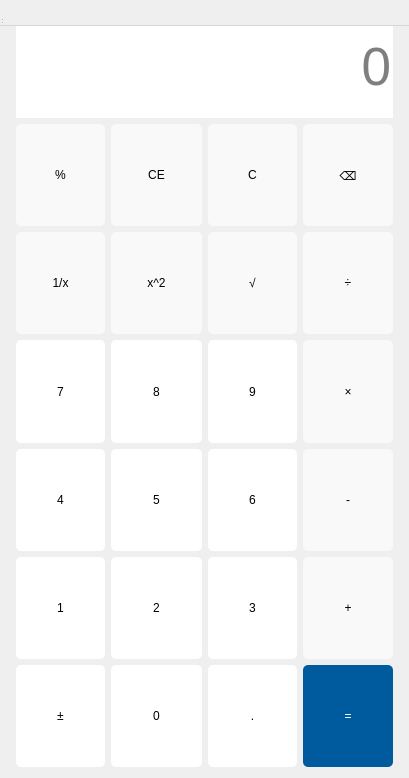
<?xml version="1.0" encoding="UTF-8"?>
<ui version="4.0">
 <class>StandardCalculator</class>
 <widget class="QWidget" name="StandardCalculator">
  <property name="geometry">
   <rect>
    <x>0</x>
    <y>0</y>
    <width>409</width>
    <height>778</height>
   </rect>
  </property>
  <property name="windowTitle">
   <string>Form</string>
  </property>
  <property name="styleSheet">
   <string notr="true">QPushButton{
	font: 16pt &quot;Arial&quot;;
	border-radius:5px
}
QPushButton:hover{
	font: 20pt &quot;Arial&quot;;
}</string>
  </property>
  <layout class="QGridLayout" name="gridLayout_4">
   <item row="0" column="0">
    <layout class="QGridLayout" name="gridLayout">
     <property name="leftMargin">
      <number>5</number>
     </property>
     <property name="topMargin">
      <number>5</number>
     </property>
     <property name="rightMargin">
      <number>5</number>
     </property>
     <property name="bottomMargin">
      <number>0</number>
     </property>
     <item row="0" column="0">
      <layout class="QGridLayout" name="gridLayout_2">
       <property name="sizeConstraint">
        <enum>QLayout::SetDefaultConstraint</enum>
       </property>
       <item row="2" column="0">
        <widget class="QPushButton" name="btnInverse">
         <property name="sizePolicy">
          <sizepolicy hsizetype="Preferred" vsizetype="Preferred">
           <horstretch>0</horstretch>
           <verstretch>0</verstretch>
          </sizepolicy>
         </property>
         <property name="styleSheet">
          <string notr="true">QPushButton:hover{
	background-color: rgb(246, 246, 246);
}
QPushButton:!hover{
	background-color:rgb(249, 249, 249);
	font: 12pt &quot;Arial&quot;;
}</string>
         </property>
         <property name="text">
          <string>1/x</string>
         </property>
         <property name="default">
          <bool>false</bool>
         </property>
         <property name="flat">
          <bool>false</bool>
         </property>
        </widget>
       </item>
       <item row="6" column="1">
        <widget class="QPushButton" name="btnNum0">
         <property name="sizePolicy">
          <sizepolicy hsizetype="Preferred" vsizetype="Preferred">
           <horstretch>0</horstretch>
           <verstretch>0</verstretch>
          </sizepolicy>
         </property>
         <property name="styleSheet">
          <string notr="true">QPushButton:hover{
	background-color: rgb(252, 252, 252);
}
QPushButton:!hover{
	background-color:rgb(255, 255, 255);
}</string>
         </property>
         <property name="text">
          <string>0</string>
         </property>
         <property name="default">
          <bool>false</bool>
         </property>
         <property name="flat">
          <bool>false</bool>
         </property>
        </widget>
       </item>
       <item row="4" column="2">
        <widget class="QPushButton" name="btnNum6">
         <property name="sizePolicy">
          <sizepolicy hsizetype="Preferred" vsizetype="Preferred">
           <horstretch>0</horstretch>
           <verstretch>0</verstretch>
          </sizepolicy>
         </property>
         <property name="styleSheet">
          <string notr="true">QPushButton:hover{
	background-color: rgb(252, 252, 252);
}
QPushButton:!hover{
	background-color:rgb(255, 255, 255);
}</string>
         </property>
         <property name="text">
          <string>6</string>
         </property>
         <property name="default">
          <bool>false</bool>
         </property>
         <property name="flat">
          <bool>false</bool>
         </property>
        </widget>
       </item>
       <item row="3" column="2">
        <widget class="QPushButton" name="btnNum9">
         <property name="sizePolicy">
          <sizepolicy hsizetype="Preferred" vsizetype="Preferred">
           <horstretch>0</horstretch>
           <verstretch>0</verstretch>
          </sizepolicy>
         </property>
         <property name="styleSheet">
          <string notr="true">QPushButton:hover{
	background-color: rgb(252, 252, 252);
}
QPushButton:!hover{
	background-color:rgb(255, 255, 255);
}</string>
         </property>
         <property name="text">
          <string>9</string>
         </property>
         <property name="default">
          <bool>false</bool>
         </property>
         <property name="flat">
          <bool>false</bool>
         </property>
        </widget>
       </item>
       <item row="0" column="0" colspan="4">
        <widget class="QLineEdit" name="display">
         <property name="sizePolicy">
          <sizepolicy hsizetype="Preferred" vsizetype="Preferred">
           <horstretch>0</horstretch>
           <verstretch>0</verstretch>
          </sizepolicy>
         </property>
         <property name="minimumSize">
          <size>
           <width>0</width>
           <height>50</height>
          </size>
         </property>
         <property name="font">
          <font>
           <family>Arial</family>
           <pointsize>40</pointsize>
           <weight>50</weight>
           <italic>false</italic>
           <bold>false</bold>
          </font>
         </property>
         <property name="styleSheet">
          <string notr="true">font-size:40pt 
</string>
         </property>
         <property name="frame">
          <bool>false</bool>
         </property>
         <property name="alignment">
          <set>Qt::AlignRight|Qt::AlignTrailing|Qt::AlignVCenter</set>
         </property>
         <property name="placeholderText">
          <string>0</string>
         </property>
        </widget>
       </item>
       <item row="6" column="3">
        <widget class="QPushButton" name="btnEqual">
         <property name="sizePolicy">
          <sizepolicy hsizetype="Preferred" vsizetype="Preferred">
           <horstretch>0</horstretch>
           <verstretch>0</verstretch>
          </sizepolicy>
         </property>
         <property name="styleSheet">
          <string notr="true">QPushButton:hover{
	background-color: rgb(25, 106, 167);
	font: 30pt &quot;Arial&quot;;
}
QPushButton:!hover{
	background-color:rgb(0, 90, 158);
	color:rgb(255,255,255);
	font: 25pt &quot;Arial&quot;;
}</string>
         </property>
         <property name="text">
          <string>=</string>
         </property>
         <property name="checkable">
          <bool>false</bool>
         </property>
         <property name="autoDefault">
          <bool>false</bool>
         </property>
         <property name="default">
          <bool>false</bool>
         </property>
         <property name="flat">
          <bool>false</bool>
         </property>
        </widget>
       </item>
       <item row="1" column="2">
        <widget class="QPushButton" name="btnClearAll">
         <property name="sizePolicy">
          <sizepolicy hsizetype="Preferred" vsizetype="Preferred">
           <horstretch>0</horstretch>
           <verstretch>0</verstretch>
          </sizepolicy>
         </property>
         <property name="styleSheet">
          <string notr="true">QPushButton:hover{
	background-color: rgb(246, 246, 246);
}
QPushButton:!hover{
	background-color:rgb(249, 249, 249);
	font: 12pt &quot;Arial&quot;;
}</string>
         </property>
         <property name="text">
          <string>C</string>
         </property>
         <property name="default">
          <bool>false</bool>
         </property>
         <property name="flat">
          <bool>false</bool>
         </property>
        </widget>
       </item>
       <item row="6" column="0">
        <widget class="QPushButton" name="btnSign">
         <property name="sizePolicy">
          <sizepolicy hsizetype="Preferred" vsizetype="Preferred">
           <horstretch>0</horstretch>
           <verstretch>0</verstretch>
          </sizepolicy>
         </property>
         <property name="styleSheet">
          <string notr="true">QPushButton:hover{
	background-color: rgb(252, 252, 252);
}
QPushButton:!hover{
	background-color:rgb(255, 255, 255);
}</string>
         </property>
         <property name="text">
          <string>±</string>
         </property>
         <property name="default">
          <bool>false</bool>
         </property>
         <property name="flat">
          <bool>false</bool>
         </property>
        </widget>
       </item>
       <item row="2" column="3">
        <widget class="QPushButton" name="btnDivide">
         <property name="sizePolicy">
          <sizepolicy hsizetype="Preferred" vsizetype="Preferred">
           <horstretch>0</horstretch>
           <verstretch>0</verstretch>
          </sizepolicy>
         </property>
         <property name="styleSheet">
          <string notr="true">QPushButton:hover{
	background-color: rgb(246, 246, 246);
font: 30pt &quot;Arial&quot;;
}
QPushButton:!hover{
	background-color:rgb(249, 249, 249);
	font: 24pt &quot;Arial&quot;;
}</string>
         </property>
         <property name="text">
          <string>÷</string>
         </property>
         <property name="default">
          <bool>false</bool>
         </property>
         <property name="flat">
          <bool>false</bool>
         </property>
        </widget>
       </item>
       <item row="6" column="2">
        <widget class="QPushButton" name="btnPeriod">
         <property name="sizePolicy">
          <sizepolicy hsizetype="Preferred" vsizetype="Preferred">
           <horstretch>0</horstretch>
           <verstretch>0</verstretch>
          </sizepolicy>
         </property>
         <property name="styleSheet">
          <string notr="true">QPushButton:hover{
	background-color: rgb(252, 252, 252);
}
QPushButton:!hover{
	background-color:rgb(255, 255, 255);
}</string>
         </property>
         <property name="text">
          <string>.</string>
         </property>
         <property name="default">
          <bool>false</bool>
         </property>
         <property name="flat">
          <bool>false</bool>
         </property>
        </widget>
       </item>
       <item row="4" column="3">
        <widget class="QPushButton" name="btnSub">
         <property name="sizePolicy">
          <sizepolicy hsizetype="Preferred" vsizetype="Preferred">
           <horstretch>0</horstretch>
           <verstretch>0</verstretch>
          </sizepolicy>
         </property>
         <property name="styleSheet">
          <string notr="true">QPushButton:hover{
	background-color: rgb(246, 246, 246);
font: 30pt &quot;Arial&quot;;
}
QPushButton:!hover{
	background-color:rgb(249, 249, 249);
	font: 24pt &quot;Arial&quot;;
}</string>
         </property>
         <property name="text">
          <string>-</string>
         </property>
         <property name="default">
          <bool>false</bool>
         </property>
         <property name="flat">
          <bool>false</bool>
         </property>
        </widget>
       </item>
       <item row="5" column="0">
        <widget class="QPushButton" name="btnNum1">
         <property name="sizePolicy">
          <sizepolicy hsizetype="Preferred" vsizetype="Preferred">
           <horstretch>0</horstretch>
           <verstretch>0</verstretch>
          </sizepolicy>
         </property>
         <property name="styleSheet">
          <string notr="true">QPushButton:hover{
	background-color: rgb(252, 252, 252);
}
QPushButton:!hover{
	background-color:rgb(255, 255, 255);
}</string>
         </property>
         <property name="text">
          <string>1</string>
         </property>
         <property name="default">
          <bool>false</bool>
         </property>
         <property name="flat">
          <bool>false</bool>
         </property>
        </widget>
       </item>
       <item row="3" column="1">
        <widget class="QPushButton" name="btnNum8">
         <property name="sizePolicy">
          <sizepolicy hsizetype="Preferred" vsizetype="Preferred">
           <horstretch>0</horstretch>
           <verstretch>0</verstretch>
          </sizepolicy>
         </property>
         <property name="styleSheet">
          <string notr="true">QPushButton:hover{
	background-color: rgb(252, 252, 252);
}
QPushButton:!hover{
	background-color:rgb(255, 255, 255);
}</string>
         </property>
         <property name="text">
          <string>8</string>
         </property>
         <property name="default">
          <bool>false</bool>
         </property>
         <property name="flat">
          <bool>false</bool>
         </property>
        </widget>
       </item>
       <item row="4" column="0">
        <widget class="QPushButton" name="btnNum4">
         <property name="sizePolicy">
          <sizepolicy hsizetype="Preferred" vsizetype="Preferred">
           <horstretch>0</horstretch>
           <verstretch>0</verstretch>
          </sizepolicy>
         </property>
         <property name="styleSheet">
          <string notr="true">QPushButton:hover{
	background-color: rgb(252, 252, 252);
}
QPushButton:!hover{
	background-color:rgb(255, 255, 255);
}</string>
         </property>
         <property name="text">
          <string>4</string>
         </property>
         <property name="default">
          <bool>false</bool>
         </property>
         <property name="flat">
          <bool>false</bool>
         </property>
        </widget>
       </item>
       <item row="3" column="0">
        <widget class="QPushButton" name="btnNum7">
         <property name="sizePolicy">
          <sizepolicy hsizetype="Preferred" vsizetype="Preferred">
           <horstretch>0</horstretch>
           <verstretch>0</verstretch>
          </sizepolicy>
         </property>
         <property name="styleSheet">
          <string notr="true">QPushButton:hover{
	background-color: rgb(252, 252, 252);
}
QPushButton:!hover{
	background-color:rgb(255, 255, 255);
}</string>
         </property>
         <property name="text">
          <string>7</string>
         </property>
         <property name="default">
          <bool>false</bool>
         </property>
         <property name="flat">
          <bool>false</bool>
         </property>
        </widget>
       </item>
       <item row="4" column="1">
        <widget class="QPushButton" name="btnNum5">
         <property name="sizePolicy">
          <sizepolicy hsizetype="Preferred" vsizetype="Preferred">
           <horstretch>0</horstretch>
           <verstretch>0</verstretch>
          </sizepolicy>
         </property>
         <property name="styleSheet">
          <string notr="true">QPushButton:hover{
	background-color: rgb(252, 252, 252);
}
QPushButton:!hover{
	background-color:rgb(255, 255, 255);
}</string>
         </property>
         <property name="text">
          <string>5</string>
         </property>
         <property name="default">
          <bool>false</bool>
         </property>
         <property name="flat">
          <bool>false</bool>
         </property>
        </widget>
       </item>
       <item row="5" column="2">
        <widget class="QPushButton" name="btnNum3">
         <property name="sizePolicy">
          <sizepolicy hsizetype="Preferred" vsizetype="Preferred">
           <horstretch>0</horstretch>
           <verstretch>0</verstretch>
          </sizepolicy>
         </property>
         <property name="styleSheet">
          <string notr="true">QPushButton:hover{
	background-color: rgb(252, 252, 252);
}
QPushButton:!hover{
	background-color:rgb(255, 255, 255);
}</string>
         </property>
         <property name="text">
          <string>3</string>
         </property>
         <property name="default">
          <bool>false</bool>
         </property>
         <property name="flat">
          <bool>false</bool>
         </property>
        </widget>
       </item>
       <item row="5" column="3">
        <widget class="QPushButton" name="btnPlus">
         <property name="sizePolicy">
          <sizepolicy hsizetype="Preferred" vsizetype="Preferred">
           <horstretch>0</horstretch>
           <verstretch>0</verstretch>
          </sizepolicy>
         </property>
         <property name="styleSheet">
          <string notr="true">QPushButton:hover{
	background-color: rgb(246, 246, 246);
font: 30pt &quot;Arial&quot;;
}
QPushButton:!hover{
	background-color:rgb(249, 249, 249);
	font: 24pt &quot;Arial&quot;;
}</string>
         </property>
         <property name="text">
          <string>+</string>
         </property>
         <property name="default">
          <bool>false</bool>
         </property>
         <property name="flat">
          <bool>false</bool>
         </property>
        </widget>
       </item>
       <item row="1" column="0">
        <widget class="QPushButton" name="btnPercentage">
         <property name="sizePolicy">
          <sizepolicy hsizetype="Preferred" vsizetype="Preferred">
           <horstretch>0</horstretch>
           <verstretch>0</verstretch>
          </sizepolicy>
         </property>
         <property name="styleSheet">
          <string notr="true">QPushButton:hover{
	background-color: rgb(246, 246, 246);
}
QPushButton:!hover{
	background-color:rgb(249, 249, 249);
	font: 12pt &quot;Arial&quot;;
}</string>
         </property>
         <property name="text">
          <string>%</string>
         </property>
         <property name="default">
          <bool>false</bool>
         </property>
         <property name="flat">
          <bool>false</bool>
         </property>
        </widget>
       </item>
       <item row="2" column="1">
        <widget class="QPushButton" name="btnSquare">
         <property name="sizePolicy">
          <sizepolicy hsizetype="Preferred" vsizetype="Preferred">
           <horstretch>0</horstretch>
           <verstretch>0</verstretch>
          </sizepolicy>
         </property>
         <property name="styleSheet">
          <string notr="true">QPushButton:hover{
	background-color: rgb(246, 246, 246);
}
QPushButton:!hover{
	background-color:rgb(249, 249, 249);
	font: 12pt &quot;Arial&quot;;
}</string>
         </property>
         <property name="text">
          <string>x^2</string>
         </property>
         <property name="default">
          <bool>false</bool>
         </property>
         <property name="flat">
          <bool>false</bool>
         </property>
        </widget>
       </item>
       <item row="2" column="2">
        <widget class="QPushButton" name="btnSqrt">
         <property name="sizePolicy">
          <sizepolicy hsizetype="Preferred" vsizetype="Preferred">
           <horstretch>0</horstretch>
           <verstretch>0</verstretch>
          </sizepolicy>
         </property>
         <property name="styleSheet">
          <string notr="true">QPushButton:hover{
	background-color: rgb(246, 246, 246);
}
QPushButton:!hover{
	background-color:rgb(249, 249, 249);
	font: 12pt &quot;Arial&quot;;
}</string>
         </property>
         <property name="text">
          <string>√</string>
         </property>
         <property name="default">
          <bool>false</bool>
         </property>
         <property name="flat">
          <bool>false</bool>
         </property>
        </widget>
       </item>
       <item row="1" column="3">
        <widget class="QPushButton" name="btnDel">
         <property name="sizePolicy">
          <sizepolicy hsizetype="Preferred" vsizetype="Preferred">
           <horstretch>0</horstretch>
           <verstretch>0</verstretch>
          </sizepolicy>
         </property>
         <property name="styleSheet">
          <string notr="true">QPushButton:hover{
	background-color: rgb(246, 246, 246);
}
QPushButton:!hover{
	background-color:rgb(249, 249, 249);
	font: 12pt &quot;Arial&quot;;
}</string>
         </property>
         <property name="text">
          <string>⌫</string>
         </property>
         <property name="default">
          <bool>false</bool>
         </property>
         <property name="flat">
          <bool>false</bool>
         </property>
        </widget>
       </item>
       <item row="5" column="1">
        <widget class="QPushButton" name="btnNum2">
         <property name="sizePolicy">
          <sizepolicy hsizetype="Preferred" vsizetype="Preferred">
           <horstretch>0</horstretch>
           <verstretch>0</verstretch>
          </sizepolicy>
         </property>
         <property name="styleSheet">
          <string notr="true">QPushButton:hover{
	background-color: rgb(252, 252, 252);
}
QPushButton:!hover{
	background-color:rgb(255, 255, 255);
}</string>
         </property>
         <property name="text">
          <string>2</string>
         </property>
         <property name="default">
          <bool>false</bool>
         </property>
         <property name="flat">
          <bool>false</bool>
         </property>
        </widget>
       </item>
       <item row="1" column="1">
        <widget class="QPushButton" name="btnClear">
         <property name="sizePolicy">
          <sizepolicy hsizetype="Preferred" vsizetype="Preferred">
           <horstretch>0</horstretch>
           <verstretch>0</verstretch>
          </sizepolicy>
         </property>
         <property name="styleSheet">
          <string notr="true">QPushButton:hover{
	background-color: rgb(246, 246, 246);
}
QPushButton:!hover{
	background-color:rgb(249, 249, 249);
	font: 12pt &quot;Arial&quot;;
}</string>
         </property>
         <property name="text">
          <string>CE</string>
         </property>
         <property name="default">
          <bool>false</bool>
         </property>
         <property name="flat">
          <bool>false</bool>
         </property>
        </widget>
       </item>
       <item row="3" column="3">
        <widget class="QPushButton" name="btnMul">
         <property name="sizePolicy">
          <sizepolicy hsizetype="Preferred" vsizetype="Preferred">
           <horstretch>0</horstretch>
           <verstretch>0</verstretch>
          </sizepolicy>
         </property>
         <property name="styleSheet">
          <string notr="true">QPushButton:hover{
	background-color: rgb(246, 246, 246);
font: 30pt &quot;Arial&quot;;
}
QPushButton:!hover{
	background-color:rgb(249, 249, 249);
	font: 24pt &quot;Arial&quot;;
}</string>
         </property>
         <property name="text">
          <string>×</string>
         </property>
         <property name="default">
          <bool>false</bool>
         </property>
         <property name="flat">
          <bool>false</bool>
         </property>
        </widget>
       </item>
      </layout>
     </item>
    </layout>
   </item>
  </layout>
  <widget class="QMenuBar" name="menubar">
   <property name="geometry">
    <rect>
     <x>0</x>
     <y>0</y>
     <width>409</width>
     <height>26</height>
    </rect>
   </property>
  </widget>
  <widget class="QStatusBar" name="statusbar">
   <property name="geometry">
    <rect>
     <x>0</x>
     <y>0</y>
     <width>3</width>
     <height>25</height>
    </rect>
   </property>
  </widget>
 </widget>
 <resources/>
 <connections/>
</ui>
